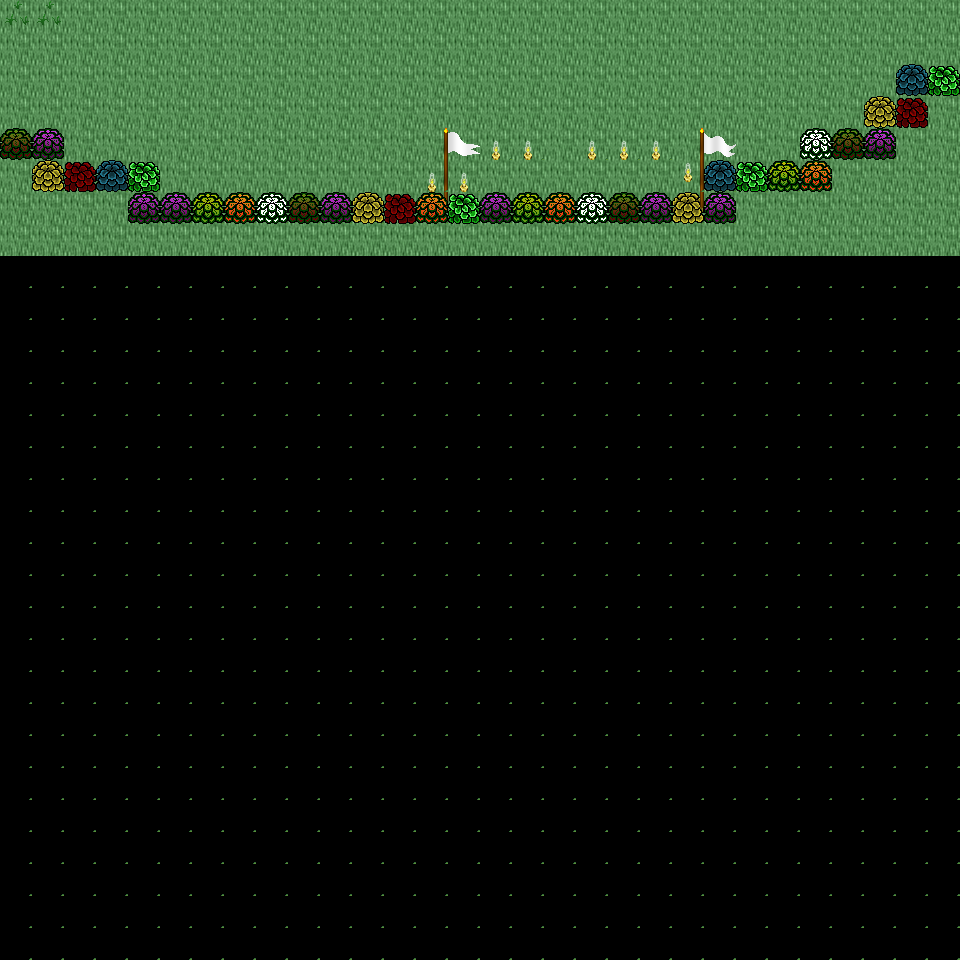

The image is a tile-based game level rendered from a .tmx file. Its description and source (layers, tilesets, objects; grid data summarised) follow:
An orthogonal 30x30 tile map with 32x32 px tiles, 6 tile layers (Ground, Object, Object2, Above, ...), 36 tilesets and 5 objects (5x mapchange).

<map version="1.0" orientation="orthogonal" renderorder="right-down" width="30" height="30" tilewidth="32" tileheight="32" nextobjectid="6">
  <tileset firstgid="1" name="tileset_plant_tree_chestnut_tree" tilewidth="32" tileheight="32" tilecount="20" columns="4">
    <image source="../drawable/tileset_plant_tree_chestnut_tree.png" width="128" height="160" />
  </tileset>
  <tileset firstgid="21" name="tileset_plant_tree_oak_tree" tilewidth="32" tileheight="32" tilecount="20" columns="4">
    <image source="../drawable/tileset_plant_tree_oak_tree.png" width="128" height="160" />
  </tileset>
  <tileset firstgid="41" name="tileset_building_fence_stone_fence_white" tilewidth="32" tileheight="32" tilecount="9" columns="3">
    <image source="../drawable/tileset_building_fence_stone_fence_white.png" width="96" height="96" />
  </tileset>
  <tileset firstgid="50" name="tileset_building_gnome_homes" tilewidth="32" tileheight="32" tilecount="48" columns="6">
    <image source="../drawable/tileset_building_gnome_homes.png" width="192" height="256" />
  </tileset>
  <tileset firstgid="98" name="tileset_plant_stump_small_stump" tilewidth="32" tileheight="32" tilecount="4" columns="2">
    <image source="../drawable/tileset_plant_stump_small_stump.png" width="64" height="64" />
  </tileset>
  <tileset firstgid="102" name="tileset_object_birds" tilewidth="32" tileheight="32" tilecount="4" columns="2">
    <image source="../drawable/tileset_object_birds.png" width="64" height="64" />
  </tileset>
  <tileset firstgid="106" name="tileset_ground_earth_edges" tilewidth="32" tileheight="32" tilecount="18" columns="6">
    <image source="../drawable/tileset_ground_earth_edges.png" width="192" height="96" />
  </tileset>
  <tileset firstgid="124" name="tileset_ground_grass_corners" tilewidth="32" tileheight="32" tilecount="24" columns="6">
    <image source="../drawable/tileset_ground_grass_corners.png" width="192" height="128" />
  </tileset>
  <tileset firstgid="148" name="tileset_building_fence_fence_chunky" tilewidth="32" tileheight="32" tilecount="21" columns="3">
    <image source="../drawable/tileset_building_fence_fence_chunky.png" width="96" height="224" />
  </tileset>
  <tileset firstgid="169" name="tileset_plant_bush_hosta" tilewidth="32" tileheight="32" tilecount="9" columns="3">
    <image source="../drawable/tileset_plant_bush_hosta.png" width="96" height="96" />
  </tileset>
  <tileset firstgid="178" name="tileset_plant_tree_maple_tree" tilewidth="32" tileheight="32" tilecount="72" columns="8">
    <image source="../drawable/tileset_plant_tree_maple_tree.png" width="256" height="288" />
  </tileset>
  <tileset firstgid="250" name="tileset_ground_ground" tilewidth="32" tileheight="32" tilecount="33" columns="3">
    <image source="../drawable/tileset_ground_ground.png" width="96" height="352" />
  </tileset>
  <tileset firstgid="283" name="tileset_ground_ground_2" tilewidth="32" tileheight="32" tilecount="4" columns="4">
    <image source="../drawable/tileset_ground_ground_2.png" width="128" height="32" />
  </tileset>
  <tileset firstgid="287" name="tileset_ground_ridge_earth_dark" tilewidth="32" tileheight="32" tilecount="96" columns="12">
    <image source="../drawable/tileset_ground_ridge_earth_dark.png" width="384" height="256" />
  </tileset>
  <tileset firstgid="383" name="tileset_plant_grasses" tilewidth="32" tileheight="32" tilecount="6" columns="3">
    <image source="../drawable/tileset_plant_grasses.png" width="96" height="64" />
  </tileset>
  <tileset firstgid="389" name="tileset_ground_grass_edges" tilewidth="32" tileheight="32" tilecount="36" columns="12">
    <image source="../drawable/tileset_ground_grass_edges.png" width="384" height="96" />
  </tileset>
  <tileset firstgid="425" name="tileset_ground_green_paving" tilewidth="32" tileheight="32" tilecount="18" columns="3">
    <image source="../drawable/tileset_ground_green_paving.png" width="96" height="192" />
  </tileset>
  <tileset firstgid="443" name="tileset_ground_rock_pebbles" tilewidth="32" tileheight="32" tilecount="3" columns="1">
    <image source="../drawable/tileset_ground_rock_pebbles.png" width="32" height="96" />
  </tileset>
  <tileset firstgid="446" name="tileset_plant_flower_daisy_white" tilewidth="32" tileheight="32" tilecount="8" columns="2">
    <image source="../drawable/tileset_plant_flower_daisy_white.png" width="64" height="128" />
  </tileset>
  <tileset firstgid="454" name="tileset_plant_flower_daisy_blue" tilewidth="32" tileheight="32" tilecount="8" columns="2">
    <image source="../drawable/tileset_plant_flower_daisy_blue.png" width="64" height="128" />
  </tileset>
  <tileset firstgid="462" name="tileset_ground_ladder_vertical_dark" tilewidth="32" tileheight="32" tilecount="3" columns="3">
    <image source="../drawable/tileset_ground_ladder_vertical_dark.png" width="96" height="32" />
  </tileset>
  <tileset firstgid="465" name="tileset_plant_tree_tree_darkgreen" tilewidth="32" tileheight="32" tilecount="88" columns="8">
    <image source="../drawable/tileset_plant_tree_tree_darkgreen.png" width="256" height="352" />
  </tileset>
  <tileset firstgid="553" name="tileset_ground_rock_rock_cluster" tilewidth="32" tileheight="32" tilecount="6" columns="3">
    <image source="../drawable/tileset_ground_rock_rock_cluster.png" width="96" height="64" />
  </tileset>
  <tileset firstgid="559" name="tileset_plant_bush_bushes" tilewidth="32" tileheight="32" tilecount="10" columns="5">
    <image source="../drawable/tileset_plant_bush_bushes.png" width="160" height="64" />
  </tileset>
  <tileset firstgid="569" name="tileset_plant_vine" tilewidth="32" tileheight="32" tilecount="3" columns="1">
    <image source="../drawable/tileset_plant_vine.png" width="32" height="96" />
  </tileset>
  <tileset firstgid="572" name="tileset_ground_ladder_horizontal_dark" tilewidth="32" tileheight="32" tilecount="3" columns="1">
    <image source="../drawable/tileset_ground_ladder_horizontal_dark.png" width="32" height="96" />
  </tileset>
  <tileset firstgid="575" name="tileset_logic_collision" tilewidth="32" tileheight="32" tilecount="1" columns="1">
    <image source="../drawable/tileset_logic_collision.png" width="32" height="32" />
  </tileset>
  <tileset firstgid="576" name="tileset_plant_tree_fir_trees" tilewidth="32" tileheight="32" tilecount="24" columns="6">
    <image source="../drawable/tileset_plant_tree_fir_trees.png" width="192" height="128" />
  </tileset>
  <tileset firstgid="600" name="tileset_plant_mosses" tilewidth="32" tileheight="32" tilecount="16" columns="4">
    <image source="../drawable/tileset_plant_mosses.png" width="128" height="128" />
  </tileset>
  <tileset firstgid="616" name="tileset_plant_mushroom3" tilewidth="32" tileheight="32" tilecount="2" columns="2">
    <image source="../drawable/tileset_plant_mushroom3.png" width="64" height="32" />
  </tileset>
  <tileset firstgid="618" name="tileset_building_wizards_tower" tilewidth="32" tileheight="32" tilecount="252" columns="9">
    <image source="../drawable/tileset_building_wizards_tower.png" width="288" height="896" />
  </tileset>
  <tileset firstgid="870" name="tileset_plant_tree_evergreen" tilewidth="32" tileheight="32" tilecount="36" columns="3">
    <image source="../drawable/tileset_plant_tree_evergreen.png" width="96" height="384" />
  </tileset>
  <tileset firstgid="906" name="tileset_plant_bush_large_green" tilewidth="32" tileheight="32" tilecount="9" columns="3">
    <image source="../drawable/tileset_plant_bush_large_green.png" width="96" height="96" />
  </tileset>
  <tileset firstgid="915" name="tileset_furniture_light_small_oil_lamp" tilewidth="32" tileheight="32" tilecount="8" columns="2">
    <image source="../drawable/tileset_furniture_light_small_oil_lamp.png" width="64" height="128" />
  </tileset>
  <tileset firstgid="923" name="tileset_item_banners_flag" tilewidth="32" tileheight="32" tilecount="12" columns="3">
    <image source="../drawable/tileset_item_banners_flag.png" width="96" height="128" />
  </tileset>
  <tileset firstgid="935" name="tileset_item_flagpole" tilewidth="32" tileheight="32" tilecount="3" columns="1">
    <image source="../drawable/tileset_item_flagpole.png" width="32" height="96" />
  </tileset>
  <layer name="Ground" width="30" height="30">
    <data>[900 cells, 240 non-empty, 1 distinct tile ids]</data>
  </layer>
  <layer name="Object" width="30" height="30">
    <data>[900 cells, 41 non-empty, 14 distinct tile ids]</data>
  </layer>
  <layer name="Object2" width="30" height="30">
    <data>[900 cells, 10 non-empty, 5 distinct tile ids]</data>
  </layer>
  <layer name="Above" width="30" height="30">
    <data>[900 cells, 4 non-empty, 4 distinct tile ids]</data>
  </layer>
  <layer name="Above2" width="30" height="30">
    <data>[900 cells, 0 non-empty, 0 distinct tile ids]</data>
  </layer>
  <layer name="Walkable" width="30" height="30">
    <data>[900 cells, 704 non-empty, 1 distinct tile ids]</data>
  </layer>
  <objectgroup name="MapEvents">
    <object id="1" name="north" type="mapchange" x="0" y="0" width="960" height="32">
      <properties>
        <property name="map" value="0_ados_mountain_n2_w2_x0_y3" />
        <property name="place" value="south" />
      </properties>
    </object>
    <object id="2" name="west" type="mapchange" x="0" y="0" width="32" height="128">
      <properties>
        <property name="map" value="0_deniran_forest_n2_w_x0_y4" />
        <property name="place" value="east" />
      </properties>
    </object>
    <object id="3" name="west2" type="mapchange" x="0" y="160" width="32" height="96">
      <properties>
        <property name="map" value="0_deniran_forest_n2_w_x0_y4" />
        <property name="place" value="east2" />
      </properties>
    </object>
    <object id="4" name="east" type="mapchange" x="928" y="0" width="32" height="64">
      <properties>
        <property name="map" value="0_ados_mountain_n2_w2_x1_y4" />
        <property name="place" value="west" />
      </properties>
    </object>
    <object id="5" name="east2" type="mapchange" x="928" y="96" width="32" height="160">
      <properties>
        <property name="map" value="0_ados_mountain_n2_w2_x1_y4" />
        <property name="place" value="west2" />
      </properties>
    </object>
  </objectgroup>
</map>
